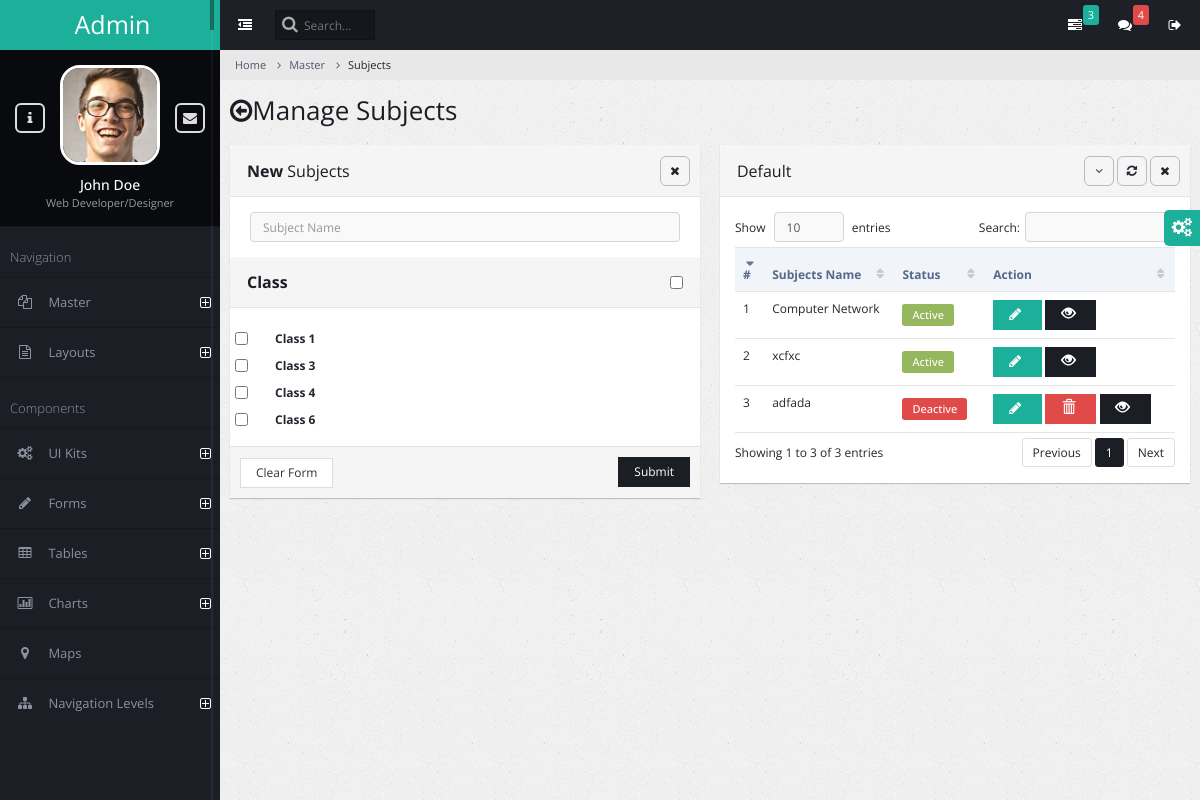
The app's page /subject/, older data.
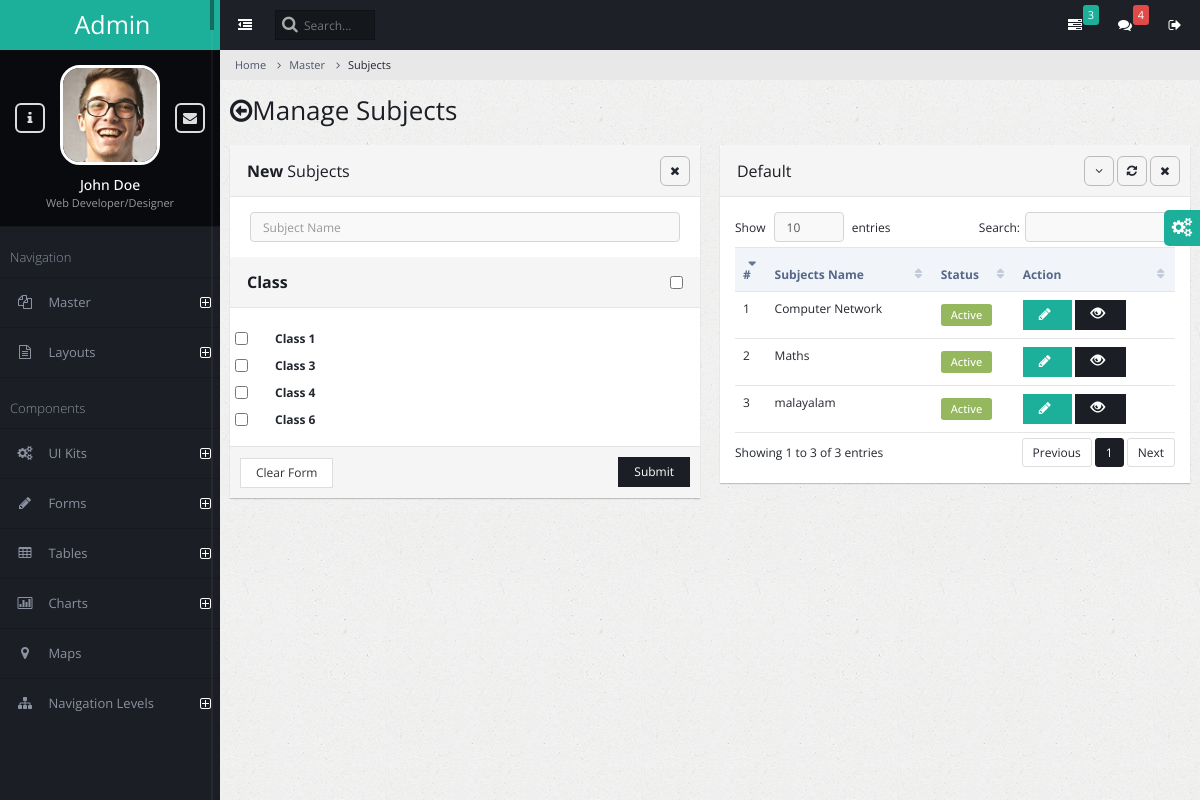
The same page, newer data.
### admin_master/models.py (models this page shows)
class AcademicClass(models.Model):
    class_name = models.CharField(max_length=150)
    is_enabled = models.BooleanField(default=True)

class AcademicSubject(models.Model):
    subject_name = models.CharField(max_length=150)
    classes = models.ManyToManyField('AcademicClass')
    is_active = models.BooleanField(default=True)

### admin_master/views.py (the view, shortened to what this page needs)
# urls.py: path('subject/', views.subject_manage,name="subject"),
def subject_manage(request):
    success_message=None
    error_message = None
    academic_classes = AcademicClass.objects.filter(is_enabled=True)
    academic_subject=AcademicSubject.objects.all()
    context={
        'errormessage': error_message,
        'successmessage': success_message,
        "academic_classes":academic_classes,
        "academic_subject":academic_subject
    }
    return render(request,"subject_manage.html",context)

### admin_master/templates/subject_manage.html (shortened to what the changed rows need)
{% extends 'admin_base.html' %}
{% block content %}
<div class="page-title">
    <h2><span class="fa fa-arrow-circle-o-left"></span>Manage Subjects</h2>
</div>
<div class="page-content-wrap">
    <div class="row">
        <div class="col-md-6">
            <form class="form-horizontal" method="post" enctype="multipart/form-data">
            <div class="panel panel-default">
                <div class="panel-body">
                    <div class="row">
                        <div class="col-md-12">
                            {% for class in academic_classes %}
                            <div class="checkbox">
                                <input type="checkbox" name="classes" class="classCheckbox" value="{{class.id}}"/>
                                <label style="font-weight: bold;">Class {{class.class_name}}</label>
                            </div>
                        {% endfor %}
                        </div>
                    </div>
                </div>
            </div>
        </form>
        </div>
        <div class="col-md-6">
            <div class="panel panel-default">
                <div class="panel-body">
                    <table class="table datatable">
                        <thead>
                            <tr>
                                <th>#</th>
                                <th>Subjects Name</th>
                                <th>Status</th>
                                <th>Action</th>
                            </tr>
                        </thead>
                        <tbody>
                            {% for Subject in academic_subject %}
                            <tr id="{{Subject.id}}">
                                <td>{{ forloop.counter }}</td>
                                <td>{{ Subject.subject_name }}</td>
                                <td>
                                    {% if Subject.is_active %}
                                    <span class="label label-success label-form">Active</span>
                                    {% else %}
                                    <span class="label label-danger label-form">Deactive</span>
                                    {% endif %}
                                </td>
                                <td>
                                    <button class="btn btn-info" onclick="edit_pop_subject({{Subject.id}})">
                                        <span id ="spinner{{Subject.id}}" class="fa fa-pencil"></span>
                                    </button>
                                    {% if not Subject.is_active %}
                                        <button class="btn btn-danger" onclick="delete_subject({{Subject.id}})">
                                            <span class="glyphicon glyphicon-trash"></span>
                                        </button>
                                    {% endif %}
                                    <button class="btn btn-primary" onclick="edit_view_subject({{Subject.id}})">
                                        <span class="glyphicon glyphicon-eye-open"></span>
                                    </button>
                                </td>
                            </tr>
                        {% endfor %}
                        </tbody>
                    </table>
                </div>
            </div>
        </div>
    </div>
</div>
{% endblock %}

Row changes from the older to the newer data that the page shows:
removed AcademicSubject: subject_name "xcfxc", is_active "Active"
removed AcademicSubject: subject_name "adfada", is_active "Deactive"
added AcademicSubject: subject_name "Maths", is_active "Active"
added AcademicSubject: subject_name "malayalam", is_active "Active"
